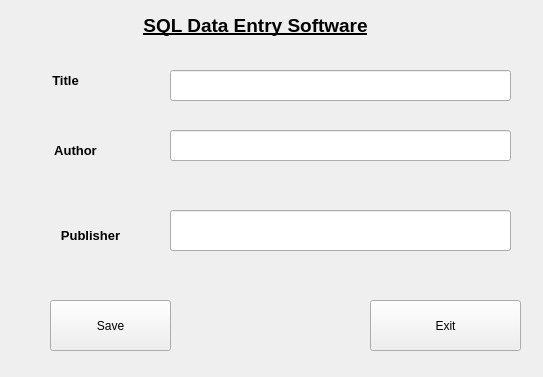
<?xml version="1.0" encoding="UTF-8"?>
<ui version="4.0">
 <class>Form</class>
 <widget class="QWidget" name="Form">
  <property name="geometry">
   <rect>
    <x>0</x>
    <y>0</y>
    <width>543</width>
    <height>377</height>
   </rect>
  </property>
  <property name="windowTitle">
   <string>Form</string>
  </property>
  <widget class="QLabel" name="label">
   <property name="geometry">
    <rect>
     <x>110</x>
     <y>0</y>
     <width>291</width>
     <height>51</height>
    </rect>
   </property>
   <property name="minimumSize">
    <size>
     <width>291</width>
     <height>51</height>
    </size>
   </property>
   <property name="maximumSize">
    <size>
     <width>291</width>
     <height>51</height>
    </size>
   </property>
   <property name="font">
    <font>
     <pointsize>14</pointsize>
     <weight>75</weight>
     <bold>true</bold>
     <underline>true</underline>
    </font>
   </property>
   <property name="autoFillBackground">
    <bool>false</bool>
   </property>
   <property name="text">
    <string>&lt;html&gt;&lt;head/&gt;&lt;body&gt;&lt;p align=&quot;center&quot;&gt;SQL Data Entry Software&lt;/p&gt;&lt;/body&gt;&lt;/html&gt;</string>
   </property>
  </widget>
  <widget class="QLabel" name="label_2">
   <property name="geometry">
    <rect>
     <x>30</x>
     <y>60</y>
     <width>71</width>
     <height>41</height>
    </rect>
   </property>
   <property name="text">
    <string>&lt;html&gt;&lt;head/&gt;&lt;body&gt;&lt;p align=&quot;center&quot;&gt;&lt;span style=&quot; font-size:10pt; font-weight:600;&quot;&gt;Title&lt;/span&gt;&lt;/p&gt;&lt;/body&gt;&lt;/html&gt;</string>
   </property>
  </widget>
  <widget class="QLabel" name="label_3">
   <property name="geometry">
    <rect>
     <x>40</x>
     <y>130</y>
     <width>71</width>
     <height>41</height>
    </rect>
   </property>
   <property name="text">
    <string>&lt;html&gt;&lt;head/&gt;&lt;body&gt;&lt;p align=&quot;center&quot;&gt;&lt;span style=&quot; font-size:10pt; font-weight:600;&quot;&gt;Author&lt;/span&gt;&lt;/p&gt;&lt;/body&gt;&lt;/html&gt;</string>
   </property>
  </widget>
  <widget class="QLabel" name="label_4">
   <property name="geometry">
    <rect>
     <x>40</x>
     <y>220</y>
     <width>101</width>
     <height>31</height>
    </rect>
   </property>
   <property name="text">
    <string>&lt;html&gt;&lt;head/&gt;&lt;body&gt;&lt;p align=&quot;center&quot;&gt;&lt;span style=&quot; font-size:10pt; font-weight:600;&quot;&gt;Publisher&lt;/span&gt;&lt;/p&gt;&lt;/body&gt;&lt;/html&gt;</string>
   </property>
  </widget>
  <widget class="QLineEdit" name="title">
   <property name="geometry">
    <rect>
     <x>170</x>
     <y>70</y>
     <width>341</width>
     <height>31</height>
    </rect>
   </property>
  </widget>
  <widget class="QLineEdit" name="author">
   <property name="geometry">
    <rect>
     <x>170</x>
     <y>130</y>
     <width>341</width>
     <height>31</height>
    </rect>
   </property>
  </widget>
  <widget class="QLineEdit" name="publisher">
   <property name="geometry">
    <rect>
     <x>170</x>
     <y>210</y>
     <width>341</width>
     <height>41</height>
    </rect>
   </property>
  </widget>
  <widget class="QPushButton" name="savebutton">
   <property name="geometry">
    <rect>
     <x>50</x>
     <y>300</y>
     <width>121</width>
     <height>51</height>
    </rect>
   </property>
   <property name="text">
    <string>Save</string>
   </property>
  </widget>
  <widget class="QPushButton" name="exitbtn">
   <property name="geometry">
    <rect>
     <x>370</x>
     <y>300</y>
     <width>151</width>
     <height>51</height>
    </rect>
   </property>
   <property name="text">
    <string>Exit</string>
   </property>
  </widget>
 </widget>
 <resources/>
 <connections>
  <connection>
   <sender>exitbtn</sender>
   <signal>clicked()</signal>
   <receiver>Form</receiver>
   <slot>close()</slot>
   <hints>
    <hint type="sourcelabel">
     <x>478</x>
     <y>322</y>
    </hint>
    <hint type="destinationlabel">
     <x>489</x>
     <y>29</y>
    </hint>
   </hints>
  </connection>
 </connections>
</ui>
